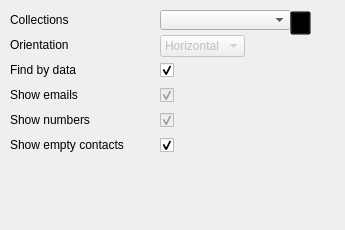
<?xml version="1.0" encoding="UTF-8"?>
<ui version="4.0">
 <class>config</class>
 <widget class="QWidget" name="config">
  <property name="geometry">
   <rect>
    <x>0</x>
    <y>0</y>
    <width>345</width>
    <height>230</height>
   </rect>
  </property>
  <property name="minimumSize">
   <size>
    <width>300</width>
    <height>230</height>
   </size>
  </property>
  <property name="windowTitle">
   <string>Configuration</string>
  </property>
  <widget class="QLabel" name="label_4">
   <property name="geometry">
    <rect>
     <x>10</x>
     <y>10</y>
     <width>61</width>
     <height>20</height>
    </rect>
   </property>
   <property name="text">
    <string>&lt;html&gt;&lt;head/&gt;&lt;body&gt;&lt;p&gt;Collections&lt;/p&gt;&lt;/body&gt;&lt;/html&gt;</string>
   </property>
  </widget>
  <widget class="QComboBox" name="collectionBox">
   <property name="geometry">
    <rect>
     <x>160</x>
     <y>10</y>
     <width>131</width>
     <height>20</height>
    </rect>
   </property>
   <property name="layoutDirection">
    <enum>Qt::LeftToRight</enum>
   </property>
   <property name="editable">
    <bool>false</bool>
   </property>
   <property name="currentIndex">
    <number>-1</number>
   </property>
   <property name="sizeAdjustPolicy">
    <enum>QComboBox::AdjustToContentsOnFirstShow</enum>
   </property>
  </widget>
  <widget class="QLabel" name="label">
   <property name="geometry">
    <rect>
     <x>10</x>
     <y>85</y>
     <width>100</width>
     <height>20</height>
    </rect>
   </property>
   <property name="text">
    <string>Show emails</string>
   </property>
  </widget>
  <widget class="QCheckBox" name="showEmails">
   <property name="enabled">
    <bool>false</bool>
   </property>
   <property name="geometry">
    <rect>
     <x>160</x>
     <y>85</y>
     <width>150</width>
     <height>20</height>
    </rect>
   </property>
   <property name="text">
    <string/>
   </property>
   <property name="checked">
    <bool>true</bool>
   </property>
  </widget>
  <widget class="QCheckBox" name="showNumbers">
   <property name="enabled">
    <bool>false</bool>
   </property>
   <property name="geometry">
    <rect>
     <x>160</x>
     <y>110</y>
     <width>89</width>
     <height>21</height>
    </rect>
   </property>
   <property name="text">
    <string/>
   </property>
   <property name="checked">
    <bool>true</bool>
   </property>
  </widget>
  <widget class="QLabel" name="label_3">
   <property name="geometry">
    <rect>
     <x>10</x>
     <y>110</y>
     <width>100</width>
     <height>20</height>
    </rect>
   </property>
   <property name="text">
    <string>Show numbers</string>
   </property>
  </widget>
  <widget class="QPushButton" name="loadCollections">
   <property name="geometry">
    <rect>
     <x>290</x>
     <y>11</y>
     <width>21</width>
     <height>24</height>
    </rect>
   </property>
   <property name="styleSheet">
    <string notr="true">background-color:transparent</string>
   </property>
   <property name="text">
    <string/>
   </property>
  </widget>
  <widget class="QComboBox" name="orientationBox">
   <property name="enabled">
    <bool>false</bool>
   </property>
   <property name="geometry">
    <rect>
     <x>160</x>
     <y>35</y>
     <width>101</width>
     <height>24</height>
    </rect>
   </property>
   <property name="layoutDirection">
    <enum>Qt::LeftToRight</enum>
   </property>
   <property name="currentIndex">
    <number>0</number>
   </property>
   <property name="sizeAdjustPolicy">
    <enum>QComboBox::AdjustToContents</enum>
   </property>
   <item>
    <property name="text">
     <string>Horizontal</string>
    </property>
   </item>
   <item>
    <property name="text">
     <string>Vertical</string>
    </property>
   </item>
  </widget>
  <widget class="QLabel" name="label_2">
   <property name="geometry">
    <rect>
     <x>10</x>
     <y>35</y>
     <width>100</width>
     <height>20</height>
    </rect>
   </property>
   <property name="text">
    <string>Orientation</string>
   </property>
  </widget>
  <widget class="QLabel" name="label_5">
   <property name="geometry">
    <rect>
     <x>10</x>
     <y>60</y>
     <width>131</width>
     <height>20</height>
    </rect>
   </property>
   <property name="text">
    <string>Find by data</string>
   </property>
  </widget>
  <widget class="QCheckBox" name="findData">
   <property name="geometry">
    <rect>
     <x>160</x>
     <y>60</y>
     <width>89</width>
     <height>20</height>
    </rect>
   </property>
   <property name="text">
    <string/>
   </property>
   <property name="checked">
    <bool>true</bool>
   </property>
  </widget>
  <widget class="QLabel" name="label_6">
   <property name="geometry">
    <rect>
     <x>10</x>
     <y>135</y>
     <width>141</width>
     <height>20</height>
    </rect>
   </property>
   <property name="text">
    <string>Show empty contacts</string>
   </property>
  </widget>
  <widget class="QCheckBox" name="showEmptyContacts">
   <property name="geometry">
    <rect>
     <x>160</x>
     <y>135</y>
     <width>89</width>
     <height>20</height>
    </rect>
   </property>
   <property name="text">
    <string/>
   </property>
   <property name="checked">
    <bool>true</bool>
   </property>
  </widget>
 </widget>
 <resources/>
 <connections/>
</ui>
